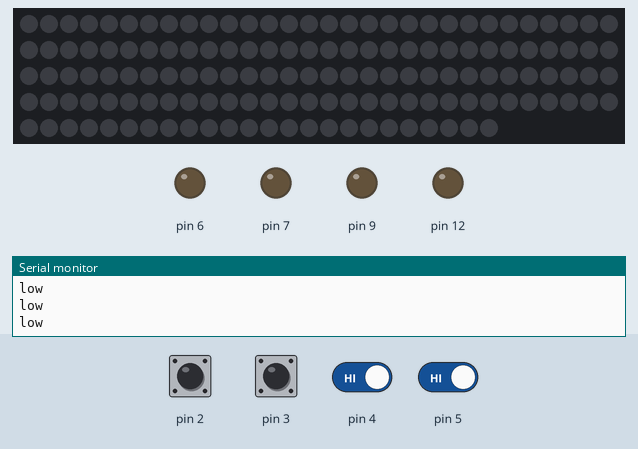
This sketch was run on a simulated Arduino Uno, built with avr-gcc and run on an emulated ATmega328P. Parts: 144 RGB LEDs in strip order, left to right, continuing on the next row, output pins drawn as LEDs (lit = HIGH), the last lines printed to the serial monitor. The inputs (shaded band) are chosen by the test bench; at power-on: pin 2–5 HIGH. Dim RGB values are drawn brighter than linear; random numbers use the default seed unless the sketch sets one.

Above: at 4.2 s.
4.3 s: pin 2 pulled LOW for 0.15 s
7.4 s: pin 3 pulled LOW for 0.15 s
10.5 s: pin 2 driven LOW and pin 3 driven LOW and pin 4 driven LOW and pin 5 driven LOW
At 15.0 s:
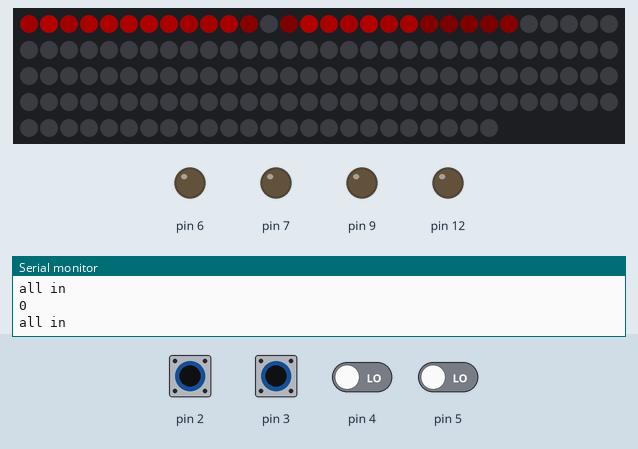
At 61.69 s:
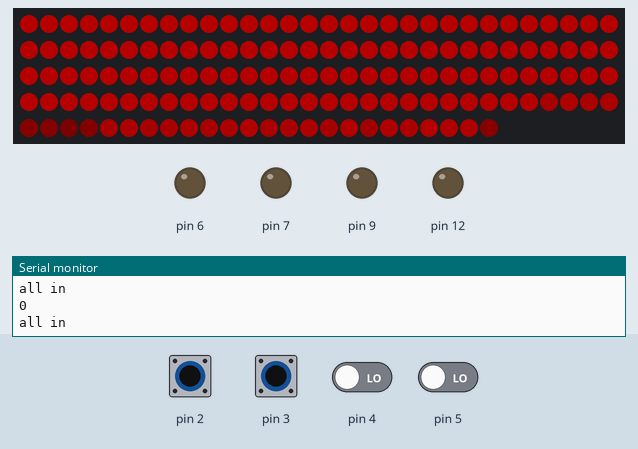

Measured:
- after the input at 10.5 s, the LEDs: first change after 0.19 s (image 1 shows a later state)

The sketch:

buttonsFlow_1.ino
```cpp
#include <FastLED.h>

#define LED_PIN     8
#define COLOR_ORDER GRB
#define CHIPSET     WS2811
#define NUM_LEDS    144

#define BRIGHTNESS  66
#define FRAMES_PER_SECOND 10

//-------time params etc
long flowtime = 30000;//120000 = 2 mins
//-------params end

int delayTime = 170;//starting point delay time
int counter = 0;
long t = 0;
int full = 0;

int buttonState2 = 0;
int buttonState3 = 0;
int buttonState4 = 0;
int buttonState5 = 0;
int allIn = false;

CRGB leds[NUM_LEDS];
CRGBPalette16 gPal;


void setup() {
  Serial.begin(9600);
  delay(3000); // sanity delay

  pinMode(2, INPUT_PULLUP);
  pinMode(3, INPUT_PULLUP);
  pinMode(4, INPUT_PULLUP);
  pinMode(5, INPUT_PULLUP);
  pinMode(6, OUTPUT);
  pinMode(7, OUTPUT);
  pinMode(9, OUTPUT);
  pinMode(12, OUTPUT);

  FastLED.addLeds<CHIPSET, LED_PIN, COLOR_ORDER>(leds, NUM_LEDS).setCorrection( TypicalLEDStrip );
  FastLED.setBrightness( BRIGHTNESS );

  gPal = CRGBPalette16( CRGB::Red, CRGB::Black, CRGB::OrangeRed);
  ///bloodflow();//Start();
  // kaikki ledit mustaksi
  FastLED.clear();
  FastLED.show();
}

void loop()
{
  random16_add_entropy( random());
  buttonState2 = digitalRead(2);
  buttonState3 = digitalRead(3);
  buttonState4 = digitalRead(4);
  buttonState5 = digitalRead(5);

  //mainLoopEffect();

  if (buttonState2 == 0) {
    Serial.println(buttonState2);
  } else if (buttonState3 == 0) {

    Serial.println(buttonState3);
  } else if (buttonState4 == 0) {

    Serial.println(buttonState4);
  } else if (buttonState5 == 0) {

    Serial.println(buttonState5);
  } else {
    Serial.println("low");
    }

  if (buttonState2 == 0 && buttonState3 == 0 && buttonState4 == 0 && buttonState5 == 0) {
    Serial.println("all in");
    mainLoopEffect();
  }

}

void mainLoopEffect() {
    boolean fillUp = false;
  if (t <= flowtime) {
    counter++;
    if (counter > NUM_LEDS){
      if (counter % 8) {
        //do nothing because fuck you
      } else {
        //speed up
        delayTime--;
      }
    }
    bubbleAdvance(fillUp);
  } else if (t > flowtime && full < NUM_LEDS) {
    bubbleAdvance(true);
    full++;
  } else {
    delayTime = 80;
    pulse();
  }


  delay(delayTime);
  t = t + delayTime;
  //Serial.println(t);
  FastLED.show(); // display this frame
}

void pulse() {
  int b = 0;
  int g = 0;
  for (int i = 255; i > 0; i--) {
    /*g = i-200;
    if (g < 0) {g=0;}
    b=g;*/
    fill_solid( leds, NUM_LEDS, CRGB(i,g,b));
    delay(5);
    FastLED.show();
  }
  for (int i = 0; i < 255; i++) {
    /*g = i-200;
    if (g < 0) {g=0;}
    b=g;*/
    fill_solid( leds, NUM_LEDS, CRGB(i,g,b));
    delay(5);
    FastLED.show();
  }
}

void bubbleAdvance(boolean fillUp)
{
  CRGB color = chooseColor();
  if (fillUp) {
    color = CRGB (255,0,0);
  }
  shiftLeds();
  leds[0].r=color.r;
  leds[0].g=color.g;
  leds[0].b=color.b;
}

CRGB chooseColor()
{
  CRGB oldColor = leds[0]; // old color
  CRGB color = CRGB(0,0,0);
  // odds of flipping = 0.5;
  float r = (float)random8();
  float x = r/255.0;
      int red = 0;
  if (x <= 0.2) {

    // valkkaa uusi väri
    // jos oli musta tai himmeä, niin vaihda kirkkaksi
    if (oldColor.r <= 40) {
      red = random8(127,245);
    } else {
      // jos oli kirkas, niin himmeä
      red = random8(0,40);
    }
    // int red = random8(0,255);
    color = CRGB( red, 0, 0);
  } else {
    if (oldColor.r > 40) {
      red = random8(127,245);
    } else {
      // jos oli kirkas, niin himmeä
      red = random8(0,40);
    }
    color = CRGB( red, 0, 0);
  }
  return color;
}

void shiftLeds()
{
  // tämä siirtää kaikkia ledejä yhden oikealle, eli leds[1] = leds[0] jne
  // n pituus
  int i = 0;
  for(i = NUM_LEDS - 1; i > 0; i--){
      leds[i] = leds[i-1];
  }
}
```
